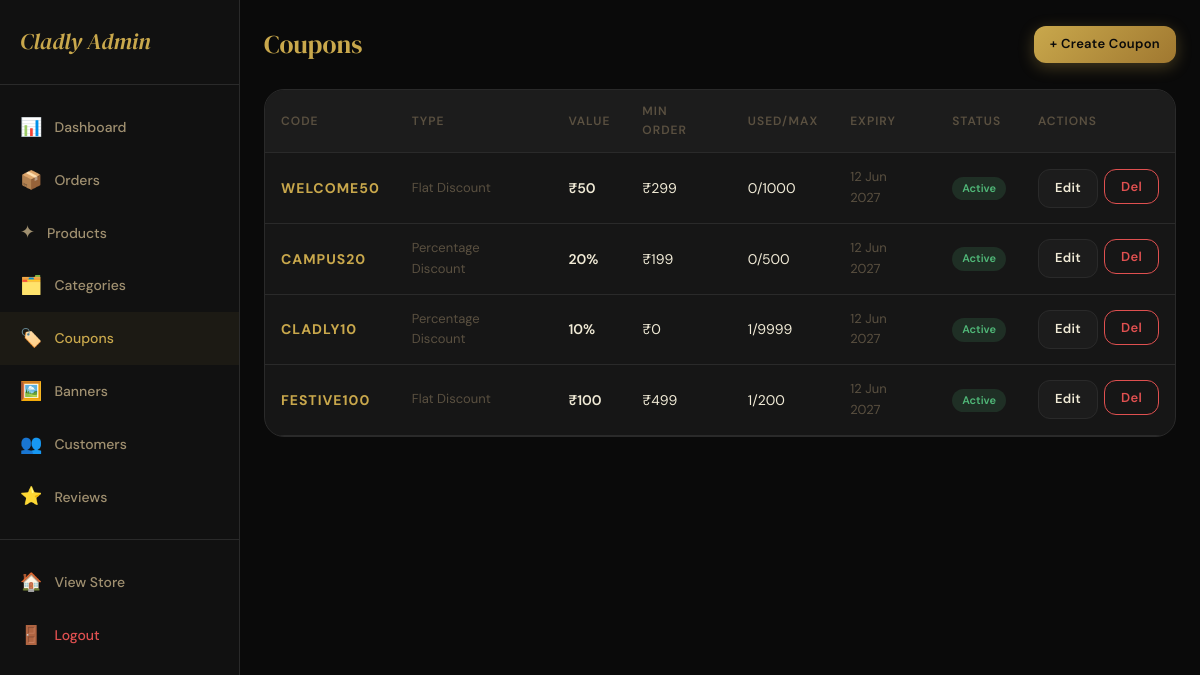
The page /admin-panel/coupons/ (signed in) on the database its author committed.
### store/models.py (models this page shows, shortened)
class Coupon(models.Model):
    DISCOUNT_TYPE = [
        ('flat', 'Flat Discount'),
        ('percent', 'Percentage Discount'),
    ]
    code = models.CharField(max_length=50, unique=True)
    description = models.CharField(max_length=200, blank=True)
    discount_type = models.CharField(max_length=10, choices=DISCOUNT_TYPE, default='flat')
    discount_value = models.DecimalField(max_digits=10, decimal_places=2)
    minimum_order_value = models.DecimalField(max_digits=10, decimal_places=2, default=0)
    max_uses = models.IntegerField(default=100)
    used_count = models.IntegerField(default=0)
    start_date = models.DateTimeField()
    expiry_date = models.DateTimeField()
    is_active = models.BooleanField(default=True)
    for_new_users_only = models.BooleanField(default=False)
    created_at = models.DateTimeField(auto_now_add=True)
    def is_valid(self):
        now = timezone.now()
        return (
            self.is_active and
            self.start_date <= now <= self.expiry_date and
            self.used_count < self.max_uses
        )

### store/views.py (the view)
# urls.py: path('admin-panel/coupons/', views.admin_coupons, name='admin_coupons'),
@user_passes_test(is_admin, login_url='/login/')
def admin_coupons(request):
    coupons = Coupon.objects.all()
    return render(request, 'store/admin/coupons.html', {'coupons': coupons})

### store/context_processors.py (called while the page is built)
def cart_wishlist_count(request):
    cart_count = 0
    wishlist_count = 0
    notif_count = 0
    if request.user.is_authenticated:
        cart_count = Cart.objects.filter(user=request.user).count()
        wishlist_count = Wishlist.objects.filter(user=request.user).count()
        notif_count = Notification.objects.filter(user=request.user, is_read=False).count()
    else:
        session_key = request.session.session_key
        if session_key:
            cart_count = Cart.objects.filter(session_key=session_key).count()
    return {
        'cart_count': cart_count,
        'wishlist_count': wishlist_count,
        'notif_count': notif_count,
    }

def categories_list(request):
    categories = Category.objects.filter(is_active=True).order_by('order', 'name')
    return {'nav_categories': categories}

### store/views.py (called while the page is built)
def is_admin(user):
    return user.is_authenticated and user.is_staff

### store/templates/store/admin/coupons.html (shortened to what this page needs)
{% extends 'store/admin/base_admin.html' %}
{% block admin_content %}
<div class="admin-header">
  <div class="admin-page-title">Coupons</div>
  <a href="{% url 'admin_add_coupon' %}" class="btn btn-gold btn-sm">+ Create Coupon</a>
</div>
<div class="table-wrap">
  <table class="data-table">
    <thead><tr><th>Code</th><th>Type</th><th>Value</th><th>Min Order</th><th>Used/Max</th><th>Expiry</th><th>Status</th><th>Actions</th></tr></thead>
    <tbody>
      {% for coupon in coupons %}
        <tr>
          <td style="font-weight:700;color:var(--gold);letter-spacing:1px;">{{ coupon.code }}</td>
          <td style="font-size:13px;color:var(--text-muted);">{{ coupon.get_discount_type_display }}</td>
          <td style="font-weight:600;">
            {% if coupon.discount_type == 'flat' %}₹{{ coupon.discount_value|floatformat:0 }}{% else %}{{ coupon.discount_value|floatformat:0 }}%{% endif %}
          </td>
          <td>₹{{ coupon.minimum_order_value|floatformat:0 }}</td>
          <td>{{ coupon.used_count }}/{{ coupon.max_uses }}</td>
          <td style="font-size:13px;color:var(--text-muted);">{{ coupon.expiry_date|date:"d M Y" }}</td>
          <td>
            {% if coupon.is_valid %}
              <span class="status-badge status-delivered">Active</span>
            {% else %}
              <span class="status-badge status-cancelled">Expired</span>
            {% endif %}
          </td>
          <td>
            <div style="display:flex;gap:6px;">
              <a href="{% url 'admin_edit_coupon' coupon.pk %}" class="btn btn-dark btn-sm">Edit</a>
              <form method="post" action="{% url 'admin_delete_coupon' coupon.pk %}" onsubmit="return confirm('Delete coupon?')">
                {% csrf_token %}<button type="submit" class="btn btn-sm" style="color:var(--error);background:none;border:1px solid var(--error);">Del</button>
              </form>
            </div>
          </td>
        </tr>
      {% empty %}
        <tr><td colspan="8" style="text-align:center;padding:40px;color:var(--text-muted);">No coupons created yet.</td></tr>
      {% endfor %}
    </tbody>
  </table>
</div>
{% endblock %}

### store/static/store/css/main.css (style rules this page uses)
:root { --gold: #C9A84C; --gold-light: #E8C96A; --gold-dark: #A07830; --gold-pale: #F5EDD6; --black: #0A0A0A; --black-soft: #111111; --black-card: #161616; --surface: #1C1C1C; --border: #2A2A2A; --border-gold: rgba(201,168,76,0.25); --text-primary: #F0EAD6; --text-secondary: #A09070; --text-muted: #5A5040; --white: #FFFFFF; --error: #E05050; --success: #50B878; --warning: #E0A050; --font-display: 'DM Serif Display', 'Playfair Display', Georgia, serif; --font-body: 'DM Sans', system-ui, sans-serif; --radius-sm: 6px; --radius: 12px; --radius-lg: 20px; --radius-xl: 32px; --shadow-gold: 0 4px 24px rgba(201,168,76,0.15); --shadow-deep: 0 8px 40px rgba(0,0,0,0.6); --shadow-card: 0 2px 16px rgba(0,0,0,0.4); --transition: 0.3s cubic-bezier(0.4, 0, 0.2, 1); }
body, .navbar, .category-nav, .product-card, .cart-item, .form-card, .checkout-section, .admin-sidebar, .stat-card, .table-wrap, footer.footer { transition: background-color 0.3s ease, border-color 0.3s ease, color 0.3s ease; }
*, *::before, *::after { box-sizing: border-box; margin: 0; padding: 0; }
html { scroll-behavior: smooth; -webkit-text-size-adjust: 100%; }
body { font-family: var(--font-body); background: var(--black); color: var(--text-primary); font-size: 15px; line-height: 1.6; overflow-x: hidden; }
a { color: var(--gold); text-decoration: none; transition: color var(--transition); }
button { cursor: pointer; font-family: var(--font-body); }
.btn { display: inline-flex; align-items: center; justify-content: center; gap: 8px; padding: 12px 24px; border-radius: var(--radius); font-family: var(--font-body); font-size: 14px; font-weight: 600; border: none; cursor: pointer; transition: all var(--transition); text-decoration: none; letter-spacing: 0.3px; white-space: nowrap; }
.btn-gold { background: linear-gradient(135deg, var(--gold), var(--gold-dark)); color: var(--black); box-shadow: 0 4px 16px rgba(201,168,76,0.3); }
.btn-dark { background: var(--surface); color: var(--text-primary); border: 1px solid var(--border); }
.btn-sm { padding: 8px 16px; font-size: 13px; }
.admin-header { display: flex; justify-content: space-between; align-items: center; margin-bottom: 24px; }
.admin-page-title { font-family: var(--font-display); font-size: 1.6rem; color: var(--gold); }
.data-table { width: 100%; border-collapse: collapse; }
.data-table th { background: var(--surface); padding: 12px 16px; text-align: left; font-size: 12px; color: var(--text-muted); font-weight: 600; text-transform: uppercase; letter-spacing: 1px; border-bottom: 1px solid var(--border); }
.data-table td { padding: 14px 16px; border-bottom: 1px solid var(--border); font-size: 14px; vertical-align: middle; }
.table-wrap { background: var(--black-card); border: 1px solid var(--border); border-radius: var(--radius-lg); overflow: hidden; overflow-x: auto; }
.status-badge { display: inline-block; padding: 3px 10px; border-radius: 20px; font-size: 11px; font-weight: 600; }
.status-delivered { background: rgba(80,184,120,0.15); color: var(--success); }

### rows shown on the page
Coupon: code "WELCOME50", discount_type "Flat Discount", discount_value "50", minimum_order_value "299", used_count "0", max_uses "1000", expiry_date "12 Jun 2027", is_active "Active"
Coupon: code "CAMPUS20", discount_type "Percentage Discount", discount_value "20", minimum_order_value "199", used_count "0", max_uses "500", expiry_date "12 Jun 2027", is_active "Active"
Coupon: code "CLADLY10", discount_type "Percentage Discount", discount_value "10", minimum_order_value "0", used_count "1", max_uses "9999", expiry_date "12 Jun 2027", is_active "Active"
Coupon: code "FESTIVE100", discount_type "Flat Discount", discount_value "100", minimum_order_value "499", used_count "1", max_uses "200", expiry_date "12 Jun 2027", is_active "Active"
